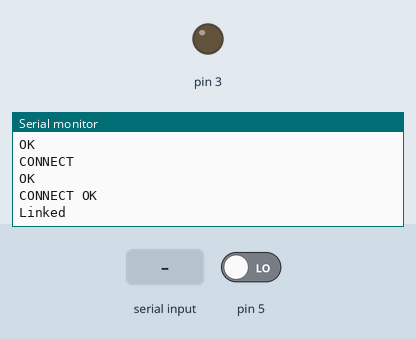
Simulated run of this sketch. Board: Arduino Uno, built with avr-gcc and run on an emulated ATmega328P. On the bench: output pins drawn as LEDs (lit = HIGH), the last lines printed to the serial monitor. Inputs (shaded band) come from the test bench; at power-on: pin 5 LOW. The modem accepts every AT command (registered, SIM ready, sends succeed) and sends nothing else.

Above: at 3.2 s.
3.3 s: pin 5 driven HIGH
At 4.25 s:
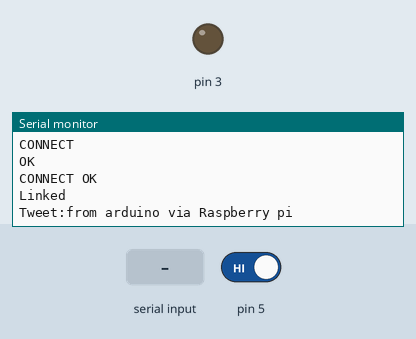
6.0 s: pin 5 driven LOW
At 8.2 s:
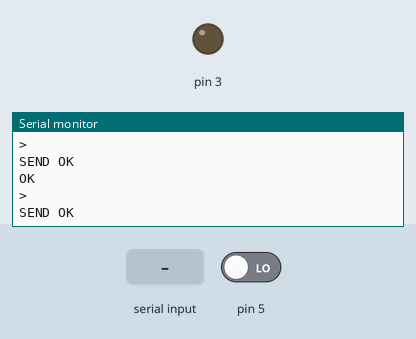
8.5 s: "ERROR 404\n" received over the second serial link
At 10.7 s:
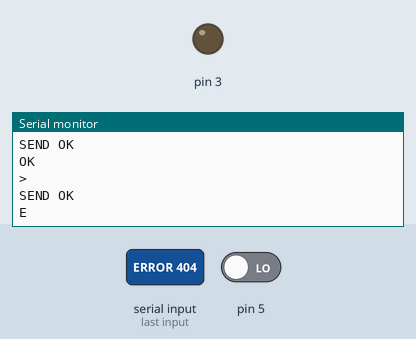
11.0 s: "password1234#\n" received over the second serial link
At 12.7 s:
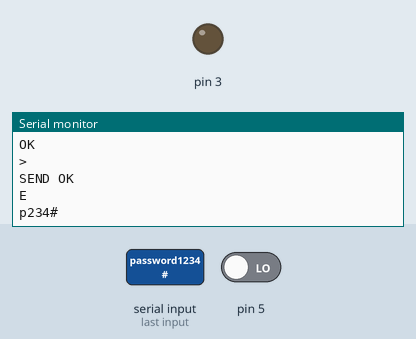
13.4 s: "1" received over the second serial link
At 15.8 s:
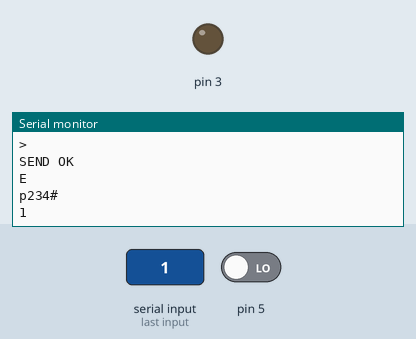

The sketch:

tweet_bot_icp3.ino
```cpp
#include <SoftwareSerial.h>
#include <String.h>

SoftwareSerial wifi(9,10);
//#define ID "a" //"SSID-WiFiname"
//#define PASS "11111111" // "password"
//#define ID "ERROR 404" //"SSID-WiFiname"
//#define PASS "password1234#" // "password"
#define ID "ApnaTimeAyega"     // "SSID-WiFiname"
#define PASS "GullyGirls@112"       // "password"

String readtext = "";
String tweet = String("Tweet");
int switchState = 0;

void setup() {
  Serial.begin(115200);
  connectwifi(ID,PASS);
  close_tcp();
  init_tcp("5005");

  pinMode(3, OUTPUT);
  pinMode(5, INPUT);
}

void loop() {

  //init_tcp("5005");
  switchState = digitalRead(5);
  if(switchState == HIGH){
  // the button is not pressed
    delay(100);
    send_data_tcp("Tweet:from arduino via Raspberry pi\n");
    delay(50);
  }

  else{
    if (wifi.available())
      {
        String readtext = (wifi.readString());
        readtext.remove(1,8);
        readtext.trim();
        Serial.println(readtext);
        if(wifi.find("+IPD,10:Tweet_Sent"))
          {
           digitalWrite(3, HIGH);
           delay(5000);
           digitalWrite(3, LOW);
          }

//
//          if(readtext == tweet){
//            Serial.println("Yaay received Tweet from rapberry Pi\n");
//            digitalWrite(3, HIGH);
//            delay(5000);
//            digitalWrite(3, LOW);
         else
          {
    //      Serial.println("arduino: not posted");
            digitalWrite(3, LOW);
          }
       }
      else {digitalWrite(3, LOW);}
    }
}

///////////////////////////////////////////// USE: connectwifi(ssid,password)
boolean connectwifi(String s, String p){
  wifi.begin(115200);
  wifi.write("AT\r\n");
  if (wifi.find("OK")) {
    Serial.println("wifi hardware found");
    wifi.println("AT+CWMODE=1");
    delay(500);
    wifi_try:
    wifi.println("AT+CWJAP?");
    delay(500);
    if (wifi.find("No AP")){
      Serial.println("No wifi connected.. trying to connect");
      String cmd="AT+CWJAP=\"";cmd+=s;cmd+="\",\"";cmd+=p;cmd+="\"";
      wifi.println(cmd);delay(5000);
      if (wifi.find("CONNECTED")){Serial.println("wifi Connected");}
    }
    else {
      Serial.println("Wifi Already Connected");
      }
  }
  else {Serial.println("Check connection. wifi device not found.");}
  }
////////////////////////////////////////

boolean close_tcp(){
  String cmd = "AT+CIPCLOSE";
  wifi.println(cmd);
}

boolean init_tcp(String port){
  String cmd = "AT+CIPSTART=\"TCP\",\"192.168.1.205\","+port;  //put IP address of Raspberry Pi
  wifi.println(cmd);
}

boolean send_data_tcp(String Data){
  String cmd = "AT+CIPSTART=\"UDP\",\"192.168.1.205\",5005";
  //wifi.println(cmd);
  wifi.println("AT+CIPSEND="+String(Data.length()));
  Serial.println(Data);
  wifi.println(Data);
  //close_tcp();
  }
```

Measured:
- after the input at 3.3 s, the serial monitor: prints a new line after 0.81 s (image 1)
- after the input at 6.0 s, the serial monitor: prints a new line after 1.0 s (image 2)
- after the input at 8.5 s, the serial monitor: prints a new line after 1.0 s (image 3)
- after the input at 11.0 s, the serial monitor: prints a new line after 1.0 s (image 4)
- after the input at 13.4 s, the serial monitor: prints a new line after 1.0 s (image 5)
